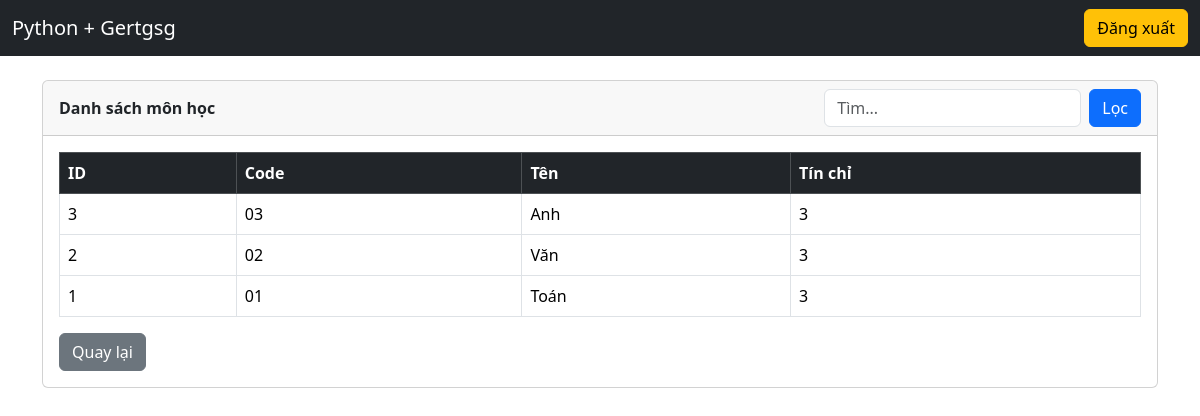
The page /manager/subjects (signed in) on the database its author committed.
### models.py (models this page shows, shortened)
class Subject(db.Model):
    __tablename__ = "subjects"
    id = db.Column(db.Integer, primary_key=True, autoincrement=True)
    code = db.Column(db.String(50), unique=True, nullable=False, index=True)
    name = db.Column(db.String(255), nullable=False, index=True)
    credits = db.Column(db.Integer, nullable=False, default=3)
    description = db.Column(db.Text, nullable=True)

### manager_routes.py (the view)
@manager_bp.get("/subjects")
@login_required
@roles_required("manager")
def manager_subjects():
    q = (request.args.get("q") or "").strip()
    query = Subject.query
    if q:
        query = query.filter(
            (Subject.code.ilike(f"%{q}%")) |
            (Subject.name.ilike(f"%{q}%"))
        )
    subjects = query.order_by(Subject.id.desc()).all()
    return render_template("manager/subjects.html", subjects=subjects, q=q)

### app.py (called while the page is built)
@app.context_processor
def inject_csrf():
    def form_csrf_token():
        return Markup(f'<input type="hidden" name="csrf_token" value="{generate_csrf()}">')
    return dict(form_csrf_token=form_csrf_token)

@login_manager.user_loader
def load_user(user_id: str):
    try:
        return Student.query.get(int(user_id))
    except Exception:
        return None

### auth.py (called while the page is built)
def roles_required(*roles):
    def decorator(fn):
        @wraps(fn)
        def wrapper(*args, **kwargs):
            if not current_user.is_authenticated:
                abort(401)
            user_role = (getattr(current_user, "role", "") or "").strip().lower()
            if user_role not in [r.lower() for r in roles]:
                abort(403)
            return fn(*args, **kwargs)
        return wrapper
    return decorator

### templates/manager/subjects.html (shortened to what this page needs)
{% extends "base.html" %}
{% set title="Môn học (Giáo viên)" %}
{% block content %}
<div class="card">
  <div class="card-header d-flex justify-content-between align-items-center">
    <b>Danh sách môn học</b>
    <form class="d-flex gap-2" method="GET">
      <input class="form-control" name="q" placeholder="Tìm..." value="{{ q }}">
      <button class="btn btn-primary">Lọc</button>
    </form>
  </div>
  <div class="card-body">
    <table class="table table-bordered align-middle">
      <thead class="table-dark">
        <tr>
          <th>ID</th>
          <th>Code</th>
          <th>Tên</th>
          <th>Tín chỉ</th>
        </tr>
      </thead>
      <tbody>
        {% for s in subjects %}
        <tr>
          <td>{{ s.id }}</td>
          <td>{{ s.code }}</td>
          <td>{{ s.name }}</td>
          <td>{{ s.credits }}</td>
        </tr>
        {% endfor %}
      </tbody>
    </table>
    <a class="btn btn-secondary" href="{{ url_for('manager.manager_home') }}">Quay lại</a>
  </div>
</div>
{% endblock %}

### rows shown on the page
Subject: id "3", code "03", name "Anh", credits "3"
Subject: id "2", code "02", name "Văn", credits "3"
Subject: id "1", code "01", name "Toán", credits "3"
